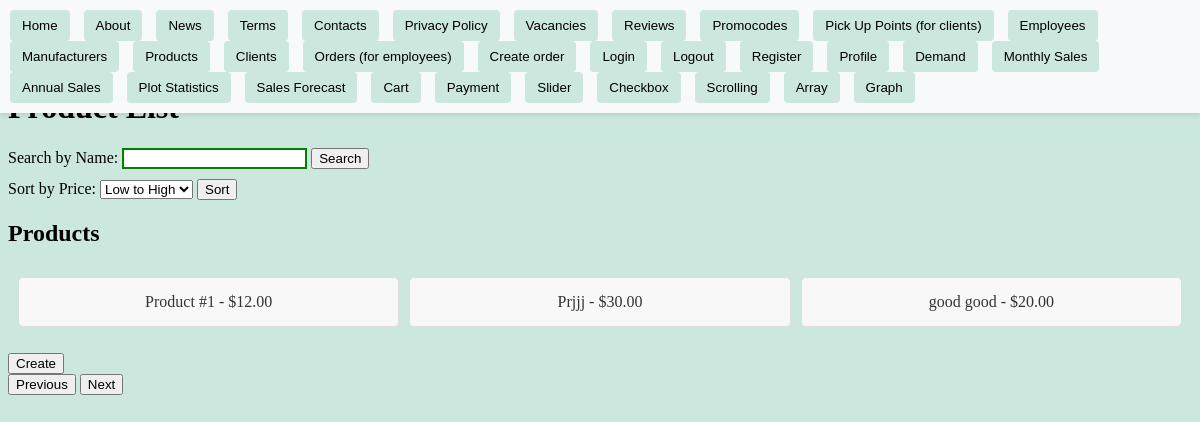
Screenshot of /products/ with the database file from the repository.
### store/models.py (models this page shows, shortened)
class Product(models.Model):
    name = models.CharField(max_length=100)
    type_of_product = models.ForeignKey(TypeOfProduct, on_delete=models.CASCADE)
    manufacturer = models.ForeignKey(Manufacturer, on_delete=models.CASCADE)
    price = models.DecimalField(max_digits=10, decimal_places=2)
    quantity = models.PositiveIntegerField(validators=[MinValueValidator(0)])
    created_at = models.DateTimeField(auto_now_add=True)
    updated_at = models.DateTimeField(auto_now=True)

### store/views/product_views.py (the view)
# urls.py: path("products/", product_list, name="product_list"),
def product_list(request):
    search_term = request.GET.get("search")
    sort_order = request.GET.get("sort")
    products = Product.objects.all()
    if search_term:
        products = products.filter(Q(name__icontains=search_term))
    if sort_order == "ascending":
        products = products.order_by("price")
    elif sort_order == "descending":
        products = products.order_by("-price")
    return render(
        request,
        "product/product_list.html",
        {"products": products},
    )

### store/templates/product/product_list.html (shortened to what this page needs)
{% extends "base.html" %}
{% block content%}
    <h1>Product List</h1>
    <form action="{% url 'product_list' %}" method="get" style="margin-bottom: 10px;">
        <label for="search">Search by Name:</label>
        <input type="text" id="search" name="search">
        <button type="submit">Search</button>
    </form>
    <form action="{% url 'product_list' %}" method="get" style="margin-bottom: 10px;">
        <label for="sort">Sort by Price:</label>
        <select id="sort" name="sort">
            <option value="ascending">Low to High</option>
        </select>
        <button type="submit">Sort</button>
    </form>
    <h2>Products</h2>
    <ul class="wrapper">
        {% for product in products %}
        <li class="tilt-item">
            <a href="{% url 'product_detail' product.pk %}">{{ product.name }} - ${{ product.price }}</a>
        </li>
        {% endfor %}
    </ul>
    <form action="{% url 'product_create' %}" method="get" style="display: inline;">
        <button type="submit">Create</button>
    </form>
    <div class="pagination">
        <button id="prevPage">Previous</button>
        <button id="nextPage">Next</button>
    </div>
{% endblock content %}

### static/styles.css (style rules this page uses)
input:enabled { border: 2px solid green; }
body { background-color: #cce7dd; }
button { cursor: pointer; }

### store/templates/product/product_list.html (style rules this page uses)
.wrapper { display: grid; grid-template-columns: repeat(3, 1fr); grid-gap: 10px; padding: 10px; list-style-type: none; }
.wrapper li { background-color: #f8f8f8; border: 1px solid #ddd; border-radius: 5px; padding: 15px; text-align: center; transition: transform 0.1s ease-out, background-color 0.3s; }
.wrapper a { text-decoration: none; color: #333; }

### rows the page displays
Product: name "Product #1", price "12.00"
Product: name "Prjjj", price "30.00"
Product: name "good good", price "20.00"
